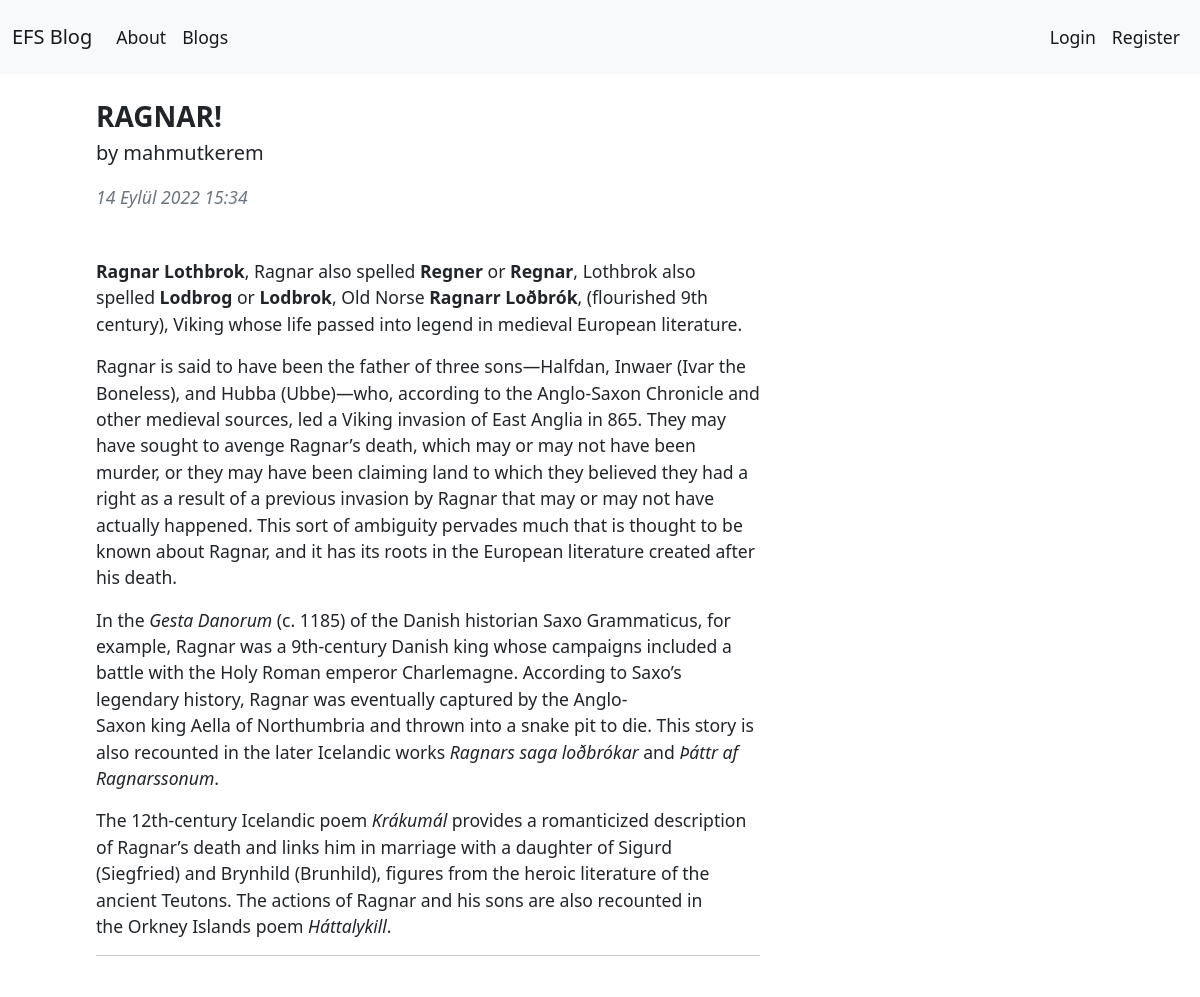
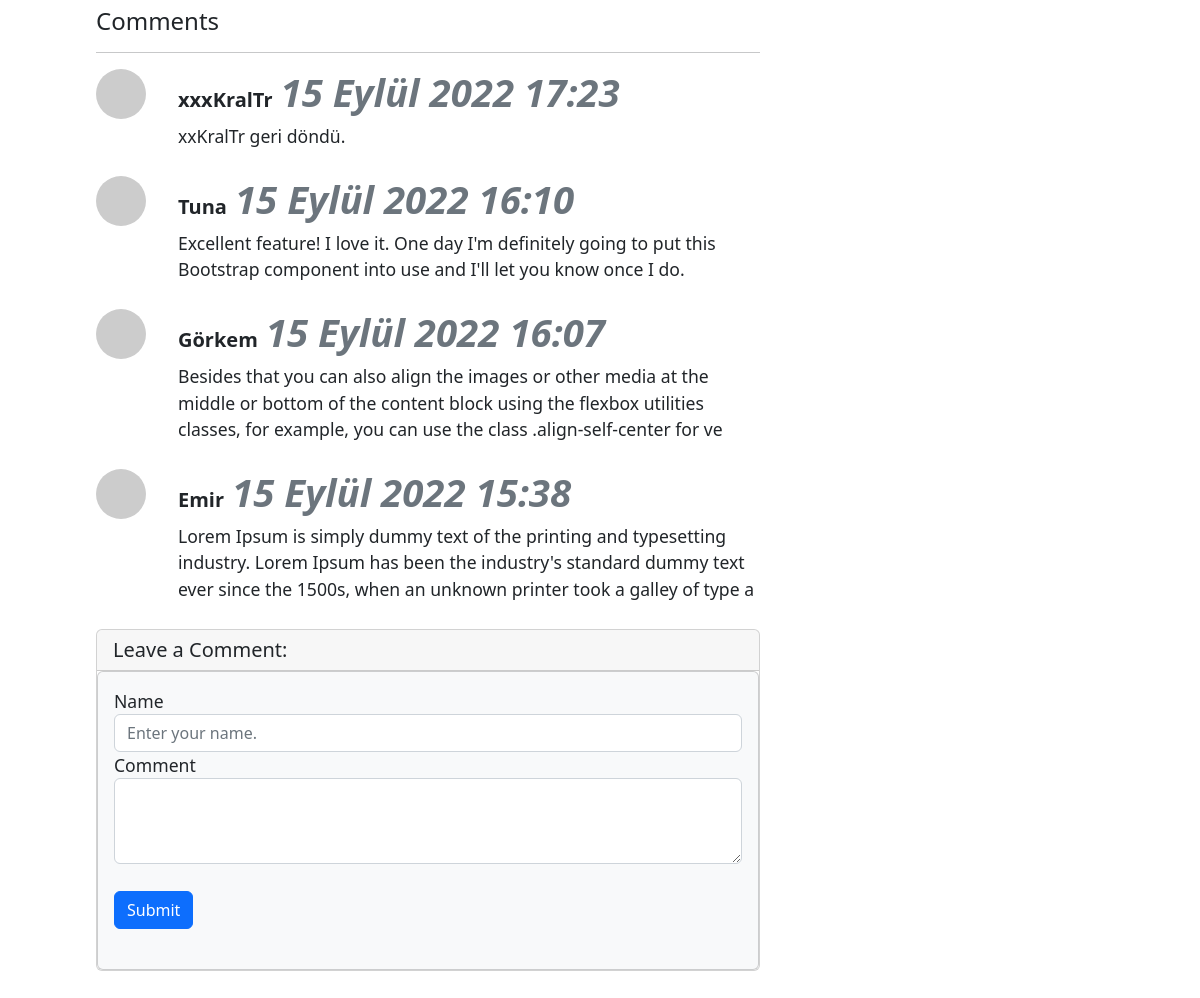
The page /blogs/blog/30 on the database its author committed (2 pictures, top to bottom).
### article/models.py (models this page shows, shortened)
class Article(models.Model):
    author = models.ForeignKey("auth.User", on_delete = models.CASCADE,verbose_name= "Author ")
    title = models.CharField(max_length = 50, verbose_name= "Title ")
    content = RichTextField()
    created_date = models.DateTimeField(auto_now_add=True, verbose_name= "Created Date")
    article_image = models.FileField(blank = True,null = True,verbose_name="Image")
    article_image2 = models.FileField(blank = True,null = True,verbose_name="Image 2")
    class Meta:
        ordering = ['-created_date']

class Comment(models.Model):
    article = models.ForeignKey(Article,on_delete= models.CASCADE,verbose_name= "Blog",related_name="comments")
    comment_author = models.CharField(max_length= 50,verbose_name="Name")
    comment_content = models.CharField(max_length=200,verbose_name="Comment")
    comment_date = models.DateTimeField(auto_now_add= True,verbose_name="Date")
    class Meta:
        ordering = ['-comment_date']

### article/views.py (the view)
# urls.py: path('blog/<int:id>',views.detail,name = "detail"),
def detail(request,id):
    article = get_object_or_404(Article,id = id)
    comments = article.comments.all()
    return render(request,"detail.html",{"article":article,"comments":comments})

### templates/detail.html (shortened to what this page needs)
{% extends 'layout.html' %}
{% block body %}
<div class="container mt-5">
    <div class="row">
        <div class="col-lg-8">
            <article>
                <header class="mb-4">
                    <h3 class="fw-bolder mb-1">{{article.title}}</h3>
                    <p class ="lead">
                        by {{article.author.username}}
                    </p>
                    <div class="text-muted fst-italic mb-2">{{article.created_date}}</div>
                </header>
                <section class="mb-5">
                    <p class="fs-5 mb-4">
                        {{article.content|safe}}
                    </p>
                    <hr>
                </section>
            </article>
            <h4>Comments</h4>
            <hr>
            {% if comments %}
            {% for comment in comments %}
                <div class="d-flex">
                    <div class="flex-shrink-0">
                        <img class="d-flex me-3 rounded-circle" src="https://dummyimage.com/50x50/ced4da/6c757d.jpg" alt="..." />
                    </div>
                    <div class="flex grow-1 ms-3">
                        <h5 class="fw-bold">{{comment.comment_author}}<small class ="ms-2 text-muted"><i>{{comment.comment_date}}</i></small></h5>
                        {{comment.comment_content}}
                    </div>
                </div>
                <br>
            {% endfor %}
            {% else %}
            <div class = "alert alert-danger">
                There is no comments on this blog. Would you like to become the first one to write?
            </div>
            {% endif %}
            <div class="card mb-5">
                <h5 class ="card-header"> Leave a Comment:</h5>
                <div class="card bg-light">
                    <div class="card-body">
                        <form class="mb-4" method = "post" action ="{% url 'article:comment' article.id %}">
                                <div class="form-group">
                                  <label for="formGroupExampleInput">Name</label>
                                  <input name = "comment_author" type="text" class="form-control" id="formGroupExampleInput" placeholder="Enter your name.">
                                </div>
                            <div class ="form-group">
                                <label for="formGroupExampleInput">Comment</label>
                                <textarea name="comment_content" class="form-control" rows="3"></textarea>
                            </div>
                            <br>
                            <button type="submit" class="btn btn-primary">Submit</button>
                        </form>
                    </div>
                </div>
            </div>
        </div>
    </div>
</div>
{% endblock body %}

### static/css/main.css (style rules this page uses)
:root { --light-color: #fff; --light-color-alt: #afb6cd; --primary-background-color: #121213; --secondary-background-color: #252830; --hover-light-color: var(--light-color); --hover-dark-color: var(--primary-background-color); --gradient-color: linear-gradient( 115deg,#4fcf70,#fad648,#a767e5,#12bcfe,#44ce7b); --transparent-light-color: rgba(255,255,255,.05); --transparent-dark-color: rgba(0,0,0,.75); --font-family: 'Poppins', sans-serif; --font-size-xsm: 1.1rem; --font-size-sm: 1.6rem; --font-size-md: 2.4rem; --font-size-lg: 3rem; --font-size-xl: 4rem; --gap: 2rem; --margin-sm: 2rem; --margin-md: 3rem; --item-min-height-sm: 20rem; --item-min-height-md: 30rem; }
* { margin: 0; padding: 0; box-sizing: border-box; }
html { font-size: 100%; }
body { font-size: var(--font-size-xsm); }
a { text-decoration: none; color: inherit; }
img { max-width: 100%; display: block; }
input, button { font: inherit; color: inherit; border: none; background-color: transparent; outline: none; }
i { font-size: var(--font-size-md); }
.container { max-width: 160rem; margin: 0 auto; padding: 0 3rem; }

### rows shown on the page
Article: title "RAGNAR!", author.username "mahmutkerem", created_date "14 Eylül 2022 15:34", content "Ragnar Lothbrok , Ragnar also spelled Regner or Regnar , Lothbrok also spelled Lodbrog or Lodbrok , Old Norse Ragnarr Loðbrók , (flourished 9th century), Viking whose life passed into legend in medieval European literature. Ragnar is said to have been the father of three sons— Halfdan , Inwaer ( Ivar the Boneless ), and Hubba (Ubbe)—who, according to the Anglo-Saxon Chronicle and other medieval sources, led a Viking invasion of East Anglia in 865. They may have sought to avenge Ragnar’s death, which may or may not have been murder, or they may have been claiming land to which they believed they had a right as a result of a previous invasion by Ragnar that may or may not have actually…"
Comment: comment_author "xxxKralTr", comment_date "15 Eylül 2022 17:23", comment_content "xxKralTr geri döndü."
Comment: comment_author "Tuna", comment_date "15 Eylül 2022 16:10", comment_content "Excellent feature! I love it. One day I'm definitely going to put this Bootstrap component into use and I'll let you know once I do."
Comment: comment_author "Görkem", comment_date "15 Eylül 2022 16:07", comment_content "Besides that you can also align the images or other media at the middle or bottom of the content block using the flexbox utilities classes, for example, you can use the class .align-self-center for ve"
Comment: comment_author "Emir", comment_date "15 Eylül 2022 15:38", comment_content "Lorem Ipsum is simply dummy text of the printing and typesetting industry. Lorem Ipsum has been the industry's standard dummy text ever since the 1500s, when an unknown printer took a galley of type a"
